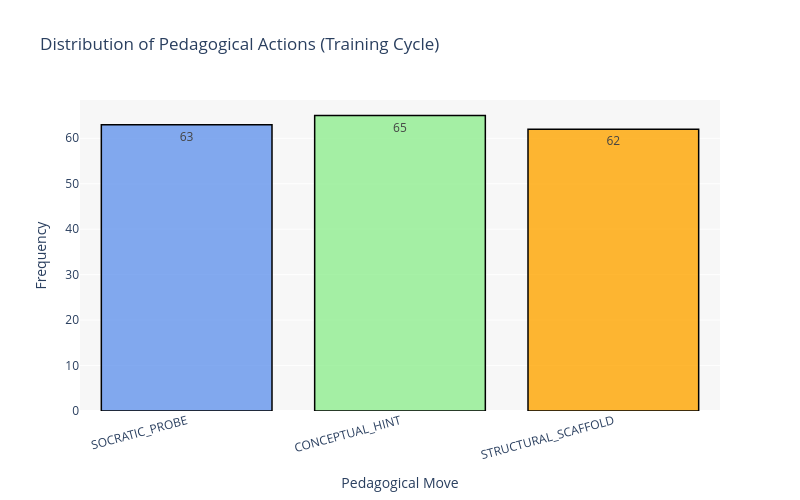

The notebook cell saved with this chart:
### Markdown cell above
# Graph 10: Pedagogical Move Distribution

### Code cell
# Get pedagogical move distribution
action_counts = df_memory['action'].value_counts()
action_order = ["SOCRATIC_PROBE", "CONCEPTUAL_HINT", "STRUCTURAL_SCAFFOLD"]
action_counts = action_counts.reindex([a for a in action_order if a in action_counts.index])

# Color mapping for actions
action_colors = {
    "SOCRATIC_PROBE": "rgba(100, 149, 237, 0.8)",        # Cornflower blue
    "CONCEPTUAL_HINT": "rgba(144, 238, 144, 0.8)",       # Light green
    "STRUCTURAL_SCAFFOLD": "rgba(255, 165, 0, 0.8)",     # Orange
}

fig = go.Figure(data=[
    go.Bar(
        x=action_counts.index,
        y=action_counts.values,
        marker=dict(
            color=[action_colors.get(action, 'gray') for action in action_counts.index],
            line=dict(color='black', width=1.5)
        ),
        text=action_counts.values,
        textposition='auto',
        hovertemplate='<b>%{x}</b><br>Count: %{y}<extra></extra>'
    )
])

fig.update_layout(
    title="Distribution of Pedagogical Actions (Training Cycle)",
    xaxis_title="Pedagogical Move",
    yaxis_title="Frequency",
    plot_bgcolor='rgba(240, 240, 240, 0.5)',
    height=500,
    width=800,
    font=dict(size=12),
    showlegend=False,
    xaxis=dict(tickangle=-15)
)

fig.show()

print(f"\nPedagogical Move Statistics:")
print(f"Total actions: {action_counts.sum()}")
print(f"\nCounts:")
for action, count in action_counts.items():
    pct = (count / action_counts.sum()) * 100
    print(f"  {action}: {count} ({pct:.1f}%)")

### Figure 1 — Plotly figure (JSON) as saved in the notebook; plotly's stock layout.template omitted (floating-point values rounded to 4 significant figures)
{"data": [{"hovertemplate": "<b>%{x}</b><br>Count: %{y}<extra></extra>", "marker": {"color": ["rgba(100, 149, 237, 0.8)", "rgba(144, 238, 144, 0.8)", "rgba(255, 165, 0, 0.8)"], "line": {"color": "black", "width": 1.5}}, "text": [63.0, 65.0, 62.0], "textposition": "auto", "type": "bar", "x": ["SOCRATIC_PROBE", "CONCEPTUAL_HINT", "STRUCTURAL_SCAFFOLD"], "y": [63, 65, 62]}], "layout": {"font": {"size": 12}, "height": 500, "plot_bgcolor": "rgba(240, 240, 240, 0.5)", "showlegend": false, "title": {"text": "Distribution of Pedagogical Actions (Training Cycle)"}, "width": 800, "xaxis": {"tickangle": -15, "title": {"text": "Pedagogical Move"}}, "yaxis": {"title": {"text": "Frequency"}}}}
